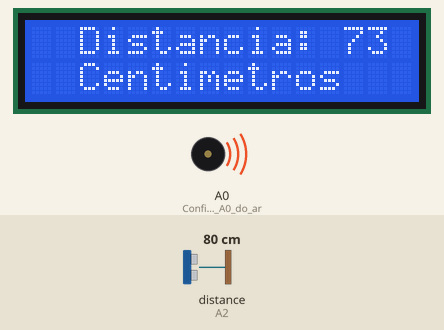
This sketch was run on a simulated Arduino Uno, built with avr-gcc and run on an emulated ATmega328P. On the bench: 16×2 character LCD, buzzer (waves = sounding). Inputs (shaded band) come from the test bench; at power-on: distance to the obstacle (sensor on A2) 80 cm. What the sketch prints to the serial monitor is not drawn.

Above: at 0.32 s.
1.3 s: distance to the obstacle (sensor on A2) set to 9 cm
At 2.1 s:
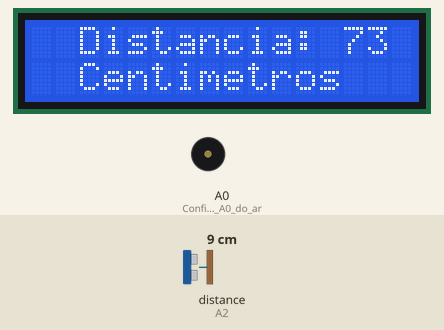
3.7 s: distance to the obstacle (sensor on A2) set to 2 cm
At 4.17 s:
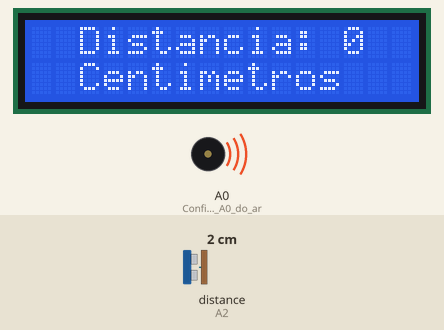
5.4 s: distance to the obstacle (sensor on A2) set to 18 cm
At 6.89 s:
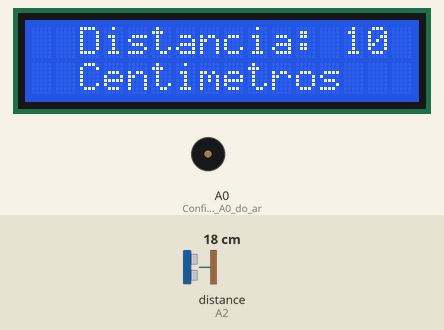
8.2 s: distance to the obstacle (sensor on A2) set to 35 cm
At 9.1 s:
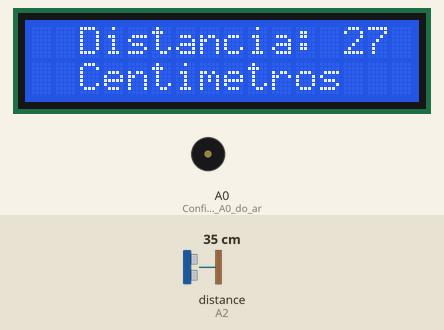
Timing chart, 0 to 11.1 s (numbered marks = the images above; inputs shaded):
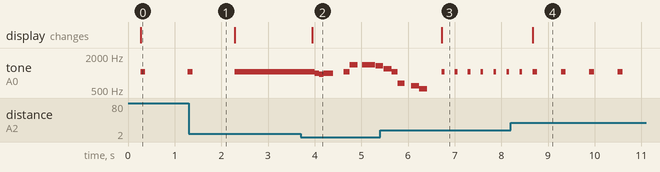

Measured:
- after the input at 1.3 s, tone on A0 (Configura_o_pino_A0_do_ar): goes on until 2.3 s, then stays 1056 Hz
- after the input at 3.7 s, tone on A0 (Configura_o_pino_A0_do_ar): plays 997 Hz for 0.10 s, 941 Hz for 0.10 s, 997 Hz for 0.20 s, 1056 Hz for 0.13 s, 1410 Hz for 0.17 s, 1410 Hz for 0.28 s … (7 notes in this stretch), starting after 0.30 s; the display: changes after 0.25 s (image 2)
- after the input at 5.4 s, the display: changes after 1.3 s (image 3)
- after the input at 8.2 s, the display: changes after 0.47 s (image 4)

The sketch:

Sensor-de-re.ino
```cpp
// (licence header left out)
#include <NewPing.h>                 //Inclui a biblioteca que facilita o uso do sensor ultrassônico

/* Foram feitas algumas mudanças na biblioteca NewPing.
 * Ela estava apresentando um conflito com a função tone() para o uso do buzzer e  as vezes o sensor falhava e retornava o valor zero, que é um valor indesejado
 * Para resolver o conflito com a função tone, foi feita a mudança na linha 170 do arquivo NewPing.h, trocando a variável TIMER_ENABLED de true para false
 * O problema do retorno zero é que zero é um número possível de ser obtido, então foi editada a linha 173 do arquivo NewPing.h.
 * O valor que por padrão é zero foi editado para 100000000000, que é um valor absurdo.
 * Quando esse valor absurdo é retornado, o código pega o último valor normal retornado como distância real para que essa seja mostrada no display LCD e usada na estrutura condicional
 * Dessa forma, esse valor absurdo é ignorado
*/

#include <LiquidCrystal.h>           //Inclui a biblioteca para o funcionamento do display

NewPing sensor(A1,A2);               //Configura o sensor ultrassonico, em que A1 e A2 sao os pinos de entrada no arduino
LiquidCrystal Display(2,3,4,5,6,7);  //Configura o Display lcd, em que os pinos 2,3,4,5,6,7 são os pinos de dados necessários para o uso do display.

bool bateu = false;                  //Booleano para que quando o "carro" bater, reproduza a música apenas uma vez
int distancia_anterior;              //Variavel que guarda o último valor válido, para que essa seja atribuída à variável "distancia_real" quando o sensor falhar e retornar um valor absurdo

void setup() {
  Serial.begin(9600);                //Inicia a comunicação com o monitor serial
  Display.begin(16,2);               //Inicia a comunicação com o display de dimensões 16x2
  pinMode(A0,OUTPUT);                //Configura o pino A0 do arduino, onde o buzzer está inserido, como dispositivo de saída
}

void musica(){
  enum frequencia_das_notas {G4=396,A4=444,B4=498,C5=528,D5=592,E5=665,As5=941,B5=997,C6=1056,D6=1185,E6=1331,F6=1410};  //Enumera as notas com suas respectivas frequências em hertz

  int notas[]={0,B5,As5,B5,0,C6,F6,0,F6,F6,0,E6,0,D6,0,C6,E5,0,D5,C5};                                //Vetor das notas que serão tocadas ordenadamente
  int tempo_das_notas[]={50,100,100,200,225,130,170,94,130,150,14,160,10,160,5,130,153,142,165,178};  //Vetor que armazena o tempo de duração de cada nota do vetor anterior

  for (int i=0;i<20;i++){           //Estrutura de repetição para percorrer os vetores de notas e de seus respectivos tempos de duração
    if (notas[i]==0){
      delay(tempo_das_notas[i]);    //Se a nota no vetor "notas" for 0, nada será tocado, será apenas um tempo sem nota
    }
    else{
      tone(A0,notas[i]);            //Toca a nota da lista
      delay(tempo_das_notas[i]);    //Deixa o tempo da nota passar
      noTone(A0);                   //Para a nota
    }
  }
  delay(100);
}


void loop() {
  int distancia;            //Distância do sensor para o objeto
  int distancia_real;       //Distância do carro, supondo que temos 8 centimetros de estrutura após o sensor

  distancia=sensor.ping_cm(); //Distância do sensor para algum objeto à sua frente
  delay(200);


  Serial.print("Distancia atual do sensor: ");
  Serial.print(distancia);
  Serial.println(" centimetros");   //Imprime no monitor serial a mensagem e a distância obtida pelo sensor


  if (distancia==1041){             //1041 é o resultado do valor absurdo convertido em centímetros configurado no arquivo NewPing.h
    distancia=distancia_anterior;   //A distância deixa de ser o valor absurdo e passa a ser o último valor válido obtido
  }
  else{
    distancia_anterior=distancia;   //Se o valor for válido, esse valor também é armazenado na variável "distancia_anterior" para que possa substituir a distância em uma possível falha do sensor
  }

  distancia_real=distancia-8;       //distancia - 8, pois como dito anteriormente, estamos considerando que o carro tem 8 centimetros de estrutura após o sensor

  if (distancia_real < 0){
    distancia_real = 0;             //A distância real não pode ser negativa
  }

  //Comandos para mostrar a distância no Display LCD
  Display.clear();
  Display.setCursor(2,0);
  Display.print("Distancia: ");
  Display.print(distancia_real);
  Display.setCursor(2,1);
  Display.print("Centimetros");

  //Estrutura condicional para que cada intervalo de distância tenha seu próprio tempo de repetição da nota no buzzer

  int nota=1056;           //Variável que armazena a frequência da nota que o buzzer vai tocar
  if (distancia_real > 70 and distancia_real!=1033){
    tone(A0,nota,100);    //tone(porta do buzzer,frequencia da nota, tempo de duração da nota)
    delay(800);          //tempo de intervalo entre os beeps do buzzer
    bateu=false;          //"bateu" recebe false sempre que a distância_real é maior que 0, para que quando tenha a batida, a música toque apenas uma vez
  }
  else if (distancia_real <= 70 and distancia_real>30){
    tone(A0,nota,100);
    delay(600);
    bateu=false;
  }
  else if (distancia_real <=30 and distancia_real>15){
    tone(A0,nota,100);
    delay(400);
    bateu=false;
  }
  else if (distancia_real <=15 and distancia_real>10){
    tone(A0,nota,80);
    delay(200);
    bateu=false;
  }
  else if (distancia_real <= 10 and distancia_real>5){
    tone(A0,nota,60);
    delay(70);
    bateu=false;
  }
  else if (distancia_real==5){
    tone(A0,nota,50);
    delay(50);
    bateu=false;
  }
  else if (distancia_real ==4){
    tone(A0,nota,50);
    delay(40);
    bateu=false;
  }
  else if (distancia_real == 3){
    tone(A0,nota,50);
    delay(30);
    bateu=false;
  }
  else if (distancia_real == 2){
    tone(A0,nota,50);
    delay(20);
    bateu=false;
  }
  else if (distancia_real == 1){
    tone(A0,nota);
    bateu=false;
  }
  else if(distancia_real<1){
    Serial.println("Bateu");
    if (not bateu){  //A música só será reproduzida se "bateu for false
      musica();
      bateu=true;    //"bateu" recebe true para que não toque a música novamente enquanto a distancia_real não se torna maior que 0
    }
  }
}
```
